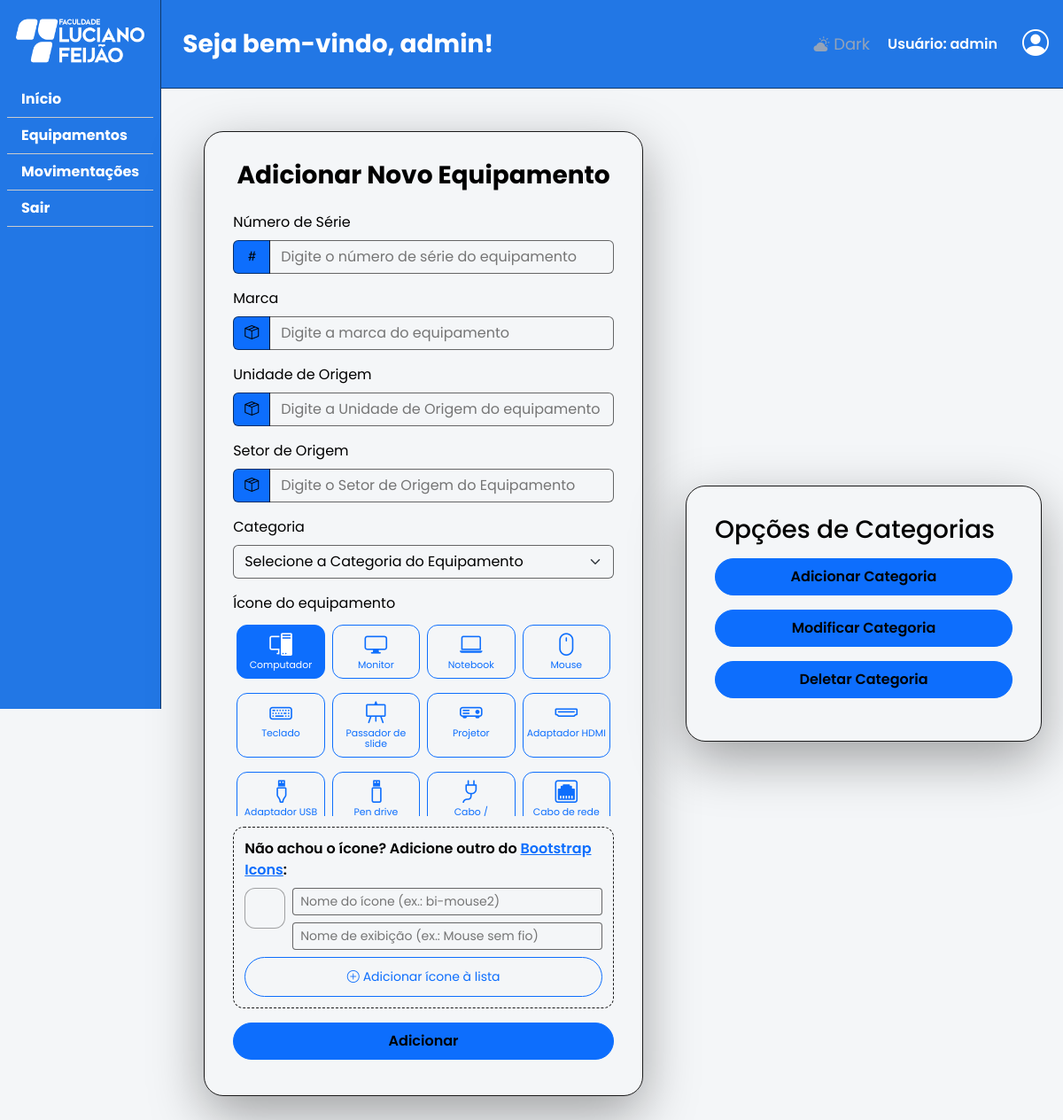
The app's page /create_item (signed in) with its own data.
### tables this page shows
CREATE TABLE icones (
               id_icone INTEGER PRIMARY KEY AUTOINCREMENT,
               classe   TEXT NOT NULL UNIQUE,
               nome     TEXT NOT NULL
           );

### routes/create_item.py (the view, shortened to what this page needs)
@route_create_item.route('/create_item', methods=['GET', 'POST'])
def create():
    if not session.get("usuario_email"):
        return redirect('/login')
    if request.method == 'GET':
        conexao = conectar_banco()
        cursor = conexao.cursor()
        cursor.execute("SELECT * FROM categorias WHERE excluido !=1")
        categorias = cursor.fetchall()
        conexao.close()
        return render_template("createitem.html", categorias=categorias, icones=listar_icones(), icone_padrao=ICONE_PADRAO)

### banco.py (called while the page is built)
def conectar_banco():
    conexao = sqlite3.connect(CAMINHO_BANCO)
    return conexao

def listar_icones():
    conexao = conectar_banco()
    icones = conexao.execute("SELECT classe, nome FROM icones ORDER BY id_icone").fetchall()
    conexao.close()
    return icones

### templates/createitem.html (shortened to what this page needs)
{% extends "base_app.html" %}
{% from "_macros.html" import campo, seletor_icone %}
{% block conteudo %}
<section class="main-content">
    <div class="d-flex justify-content-center align-items-center p-4">
        <div class="card-form card-form--media w-100">
            <h3 class="fw-bold text-center mb-4">Adicionar Novo Equipamento</h3>
            <form id="form-createitem" action="{{ url_for('create_item.create') }}" method="POST" data-validar>
                {{ campo('serialInput', 'Número de Série', 'num_serie', 'bi-hash', placeholder='Digite o número de série do equipamento', extras='data-msg="Informe o número de série."') }}
                {{ campo('marcaInput', 'Marca', 'marca', 'bi-box-seam', placeholder='Digite a marca do equipamento', extras='data-msg="Informe a marca do equipamento."') }}
                {{ campo('unidadeOrigemInput', 'Unidade de Origem', 'unidade_origem', 'bi-box-seam', placeholder='Digite a Unidade de Origem do equipamento', extras='data-msg="Informe a a unidade de origemdo equipamento."') }}
                {{ campo('setorOrigemInput', 'Setor de Origem', 'setor_origem', 'bi-box-seam', placeholder='Digite o Setor de Origem do Equipamento', extras='data-msg="Informe o setor de origem do equipamento."') }}
                <div class="mb-3">
                    <label for="categoriaSelect" class="form-label">Categoria</label>
                    <select id="categoriaSelect" class="form-select border-icon" name="categoria" required data-msg="Selecione a categoria do equipamento.">
                        <option value="" disabled selected>Selecione a Categoria do Equipamento</option>
                    </select>
                </div>
                <div class="mb-3">
                    <span class="form-label d-block">Ícone do equipamento</span>
                    {{ seletor_icone(icones, icone_padrao, permitir_novo=True) }}
                </div>
                <button type="submit" class="btn btn-primary w-100 text-black fw-semibold py-2">Adicionar</button>
            </form>
        </div>
    </div>
</section>
<section class="main-content">
    <div class="d-flex justify-content-center">
        <div class="card-form">
            <h3 class="mb-3">Opções de Categorias</h3>
            <button type="button" class="btn btn-primary w-100 text-black fw-semibold py-2 mb-3" data-bs-toggle="modal" data-bs-target="#modalCategoriaAdicionar">Adicionar Categoria</button>
            <button type="button" class="btn btn-primary w-100 text-black fw-semibold py-2 mb-3" data-bs-toggle="modal" data-bs-target="#modalCategoriaModificar">Modificar Categoria</button>
            <button type="button" class="btn btn-primary w-100 text-black fw-semibold py-2 mb-3" data-bs-toggle="modal" data-bs-target="#modalCategoriaDeletar">Deletar Categoria</button>
        </div>
    </div>
</section>
{% endblock %}

### templates/_macros.html (shortened to what this page needs)
{% macro campo(id, rotulo, nome, icone, tipo='text', placeholder='', obrigatorio=True, extras='', valor='') %}
    <div class="w-100 mb-3">
        <label for="{{ id }}" class="form-label">{{ rotulo }}</label>
        <div class="input-group">
            <span class="input-group-text border-icon"><i class="bi {{ icone }}"></i></span>
            <input type="{{ tipo }}" id="{{ id }}" class="form-control" name="{{ nome }}" placeholder="{{ placeholder }}" value="{{ valor }}" {% if obrigatorio %}required{% endif %} {{ extras|safe }}>
        </div>
    </div>
{% endmacro %}
{% macro seletor_icone(icones, selecionado='', dinamico=False, permitir_novo=False) %}
    <div class="seletor-icones">
        <div class="seletor-icones__grade" id="grade-icones" role="radiogroup" aria-label="Ícone do equipamento">
            {% for classe, nome in icones %}
                <label class="btn btn-outline-primary seletor-icones__item" for="icone-{{ classe }}" title="{{ nome }}">
                    <i class="bi {{ classe }}"></i><span>{{ nome }}</span>
                </label>
            {% endfor %}
        </div>
        {% if permitir_novo %}
            <div class="seletor-icones__novo" id="icone-novo">
                <p class="small fw-semibold mb-2">Não achou o ícone? Adicione outro do
                    <a href="https://icons.getbootstrap.com/" target="_blank" rel="noopener">Bootstrap Icons</a>:
                </p>
                <div class="d-flex gap-2 align-items-start">
                    <div class="seletor-icones__previa" id="icone-novo-previa" aria-hidden="true"></div>
                    <div class="flex-grow-1">
                        <input type="text" id="icone-novo-classe" data-sem-validacao class="form-control form-control-sm mb-2" placeholder="Nome do ícone (ex.: bi-mouse2)" autocomplete="off">
                        <input type="text" id="icone-novo-nome" data-sem-validacao class="form-control form-control-sm" placeholder="Nome de exibição (ex.: Mouse sem fio)" maxlength="40" autocomplete="off">
                    </div>
                </div>
                <button type="button" id="icone-novo-botao" class="btn btn-outline-primary btn-sm w-100 mt-2 mb-0">
                    <i class="bi bi-plus-circle me-1"></i>Adicionar ícone à lista
                </button>
            </div>
        {% endif %}
    </div>
{% endmacro %}

### static/css/variables.css (style rules this page uses)
:root { --cor-primaria: #2277E5; --cor-primaria-escura: #1C5FB8; --cor-escura: #10386B; --white-color: #FFFFFF; --black-color: #000000; --gap: 2.5rem; --gap-min: 1rem; --container-max: 120rem; --radius: 0.8rem; --shadow: 0 4px 24px rgba(0, 0, 0, 0.20); --shadow-md: 0 8px 32px rgba(0, 0, 0, 0.24); --cor-erro: #dc3545; }

### static/css/base.css (style rules this page uses)
body { font-family: "Poppins", sans-serif; color: var(--black-color); background-size: cover; }
.card-form { max-width: 420px; background-color: var(--theme-background); border: 1px solid var(--theme-border); border-radius: 22px; padding: 2rem; box-shadow: 0 20px 60px rgba(0, 0, 0, 0.35); backdrop-filter: blur(7px); }
.card-form--media { max-width: 520px; }
.card-form .btn { margin-bottom: .5rem; }
.border-icon { background-color: #0d6efd; border: 1px solid rgba(0, 0, 0, 0.587); color: var(--theme-color); }
.form-control { background-color: #fff; border: 1px solid rgba(0, 0, 0, 0.587); color: #000; }
.form-control::placeholder { color: rgba(0, 0, 0, 0.643); }
.btn { border-radius: 999px; padding: 0.7rem; }

### static/css/app.css (style rules this page uses)
html { overflow-x: hidden; }
body.pagina-app { display: flex; flex-direction: column; width: 100%; max-width: 100%; overflow-x: clip; }
html.pagina-white { color: var(--black-color); background-color: #f4f6f8; --nav-color: var(--black-color); --cor-navegacao: var(--cor-primaria); --ballon-red: #960000;; --ballon-green: #24a344; --ballon-yellow: goldenrod; --ballon-blue: #033b77; }
html.pagina-white input::placeholder { color: #757575; opacity: 1; }
html.pagina-white body { --theme-background: #f4f6f8; --theme-border: #19191a; background-color: #f4f6f8; color: var(--black-color); }
input, select,.form-control, .form-select, .form-check-input, .seletor-icones__previa, td { background-color: var(--theme-background); color: var(--nav-color); }
.pagina-app p { font-size: 16px; font-weight: 600; margin-bottom: 0; }
.app-content, .main-content { min-width: 0; }
.main-content { max-width: var(--container-max); margin: auto; }
.seletor-icones__grade { display: grid; grid-template-columns: repeat(auto-fill, minmax(78px, 1fr)); gap: .5rem; max-height: 220px; overflow-y: auto; padding: .25rem; }
.seletor-icones__item { display: flex; flex-direction: column; align-items: center; gap: .2rem; margin: 0; padding: .5rem .25rem; border-radius: 12px; font-size: .68rem; line-height: 1.1; text-align: center; }
.seletor-icones__item i { font-size: 1.6rem; }
.seletor-icones__novo { margin-top: .75rem; padding: .75rem; border: 1px dashed var(--theme-border); border-radius: 12px; background: var(--theme-background); }
.seletor-icones__previa { width: 46px; height: 46px; flex: 0 0 46px; display: flex; align-items: center; justify-content: center; font-size: 1.6rem; border: 1px solid rgba(0, 0, 0, 0.35); border-radius: 12px; color: var(--cor-primaria-escura); }

### static/css/animacoes.css (style rules this page uses)
.btn { transition: transform 0.15s ease, box-shadow 0.15s ease, background-color 0.2s ease, border-color 0.2s ease; }

### records on screen
icones: nome "Computador"
icones: nome "Monitor"
icones: nome "Notebook"
icones: nome "Mouse"
icones: nome "Teclado"
icones: nome "Passador de slide"
icones: nome "Projetor"
icones: nome "Adaptador HDMI"
icones: nome "Adaptador USB"
icones: nome "Pen drive"
icones: nome "Cabo /…"
icones: nome "Cabo de rede"

### other values on screen
{{ session.get('usuario_name') }} "admin"
{{ rotulo }} "Número de Série Marca Unidade de Origem Setor de Origem"
